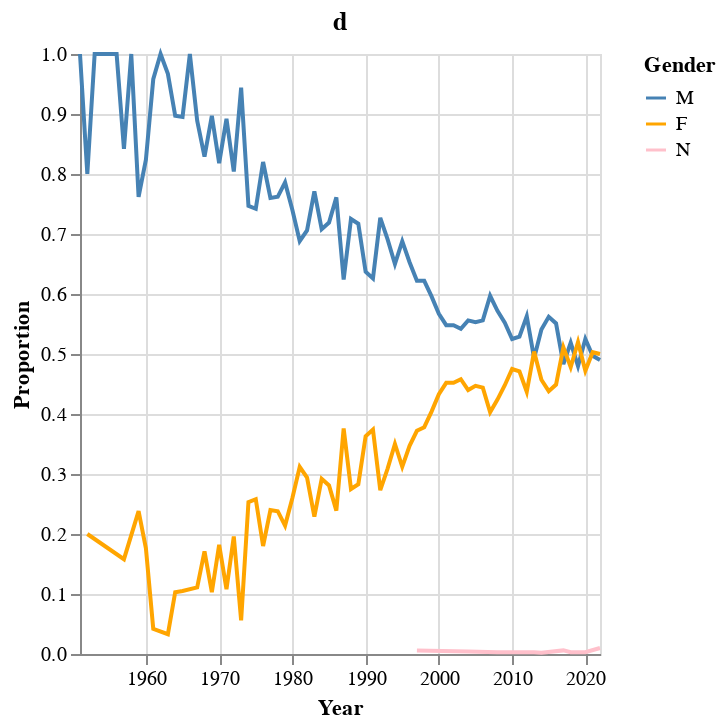

Source (notebook cell):
### Code cell
gender_ts_prop_chart = alt.Chart(transform_year(gender_ts)).mark_line().encode(
    x = alt.X(
        'year',
        title = 'Year'
    ),
    y = alt.Y(
        'prop',
        title = 'Proportion'
    ),
    color = alt.Color(
        'genderpred',
        title = 'Gender',
        scale = alt.Scale(
            domain = ['M', 'F', 'N'],
            range = ['steelblue', 'orange', 'pink']
        )
    )
).properties(
    title = 'd',
    height=300,
    width=260
)

# .configure_axis(
#     labelFontSize=13,
#     titleFontSize=20
# ).configure_legend(
#     titleFontSize=16,
#     labelFontSize=16
# ).configure_title(
#     anchor='start',
#     fontSize=22
# )

gender_ts_prop_chart

### Figure 1 — Vega-Lite specification as saved in the notebook (floating-point values rounded to 4 significant figures; data arrays with more than 128 entries replaced by an {"elided": "..."} marker saying what was removed)
{"config": {"view": {"continuousWidth": 300, "continuousHeight": 300}}, "data": {"name": "data-a5ac7a23bb517966bd1e9b954af258c0"}, "mark": {"type": "line"}, "encoding": {"color": {"field": "genderpred", "scale": {"domain": ["M", "F", "N"], "range": ["steelblue", "orange", "pink"]}, "title": "Gender", "type": "nominal"}, "x": {"field": "year", "title": "Year", "type": "temporal"}, "y": {"field": "prop", "title": "Proportion", "type": "quantitative"}}, "height": 300, "title": "d", "width": 260, "$schema": "https://vega.github.io/schema/vega-lite/v5.15.1.json", "datasets": {"data-a5ac7a23bb517966bd1e9b954af258c0": {"elided": "145 records"}}}
